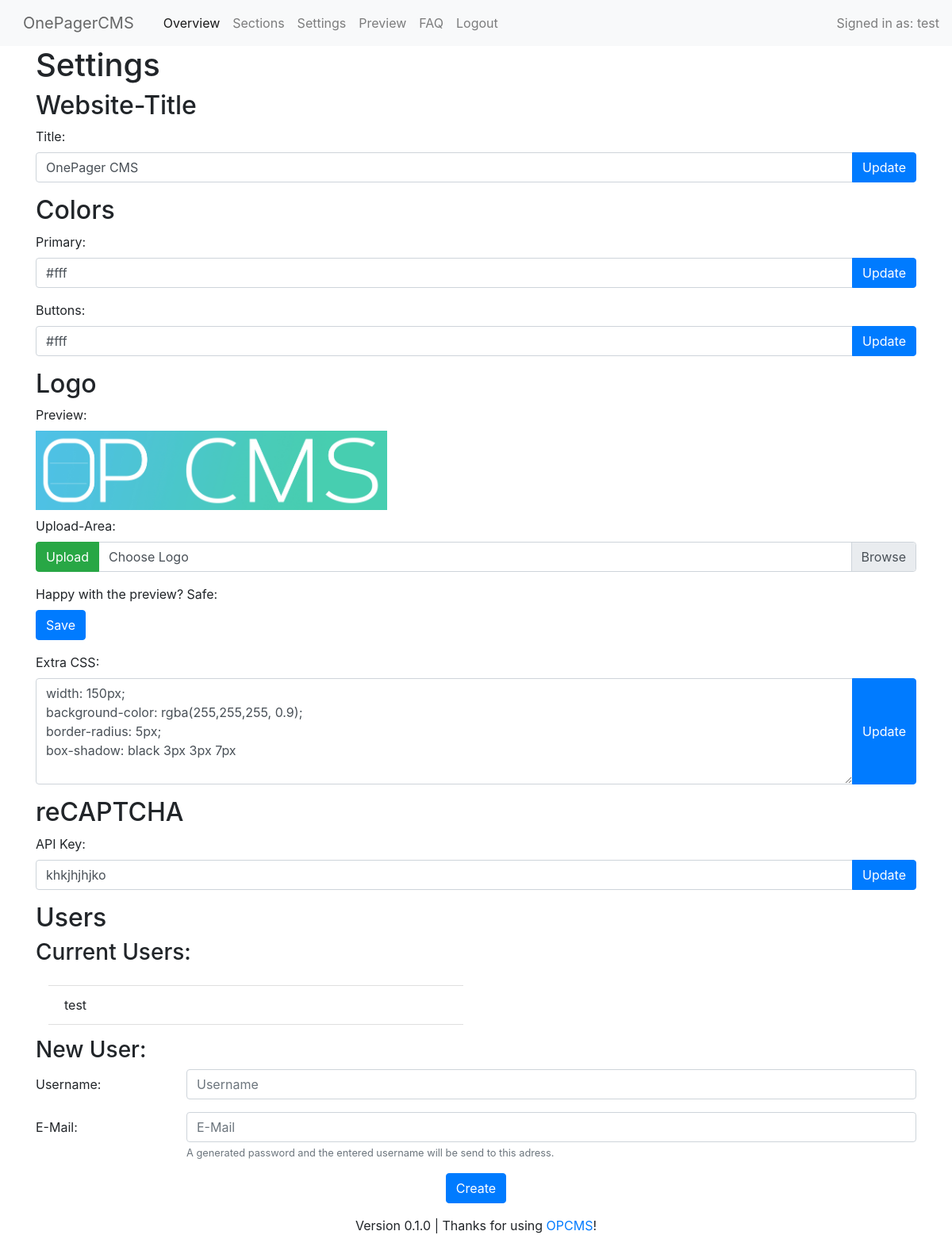
Page /core/settings.php (signed in) on the earlier database version.
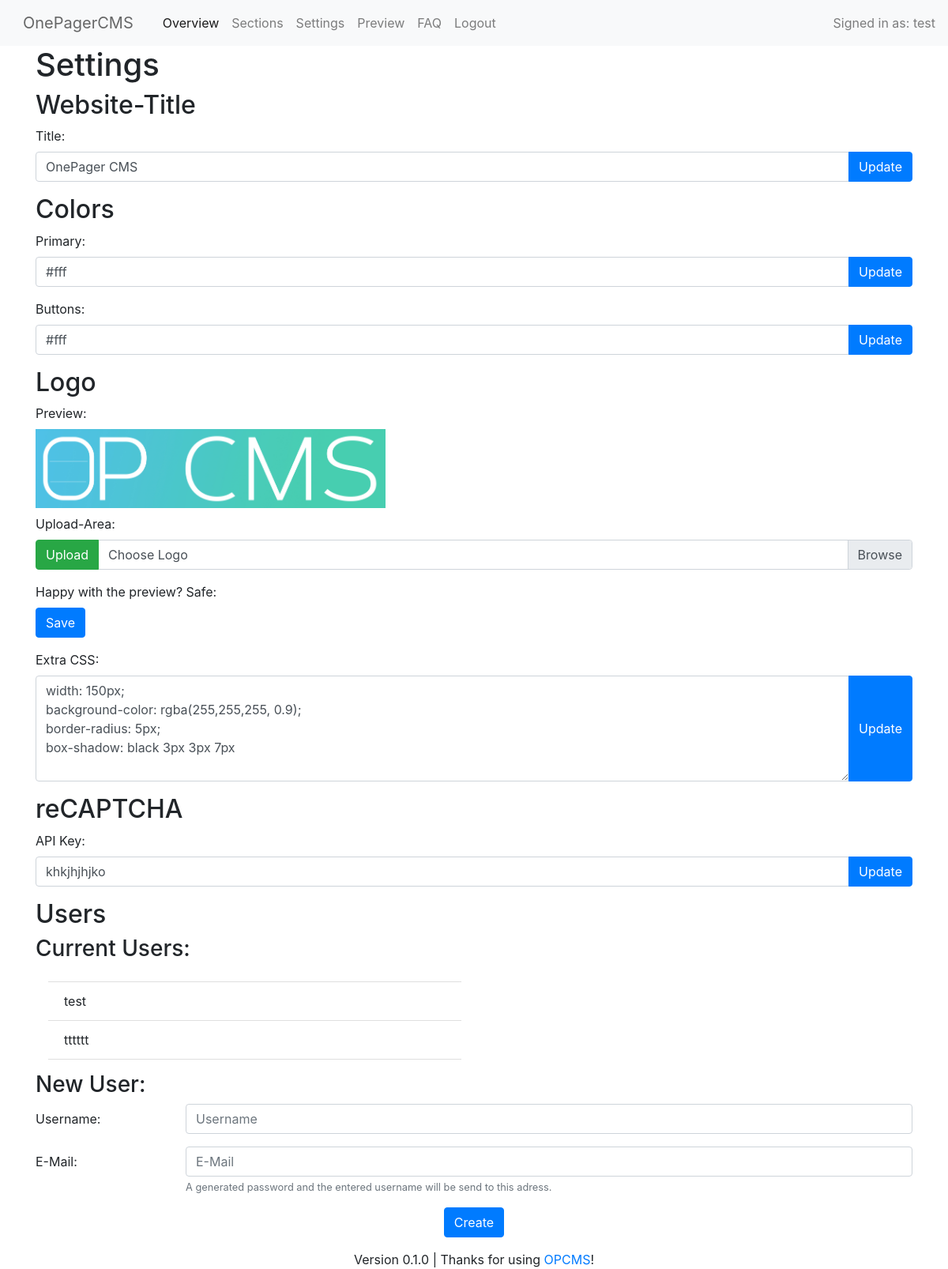
Same page on the later database version.
### tables this page shows
CREATE TABLE settings
(
    id int PRIMARY KEY,
    setting VARCHAR(255),
    value TEXT
);

CREATE TABLE users
(
    uid int PRIMARY KEY,
    username varchar(255),
    password varchar(255)
, email VARCHAR(50) NULL);

### database/connect.php (called while the page is built, shortened)
<?php
$datenbank = "../database/SQLiteDatabase.db";
?>

### database/SQLSettingActions.php (called while the page is built, shortened)
<?php
class SQLSettingActions
{
    public function getSettingValue($setting)
    {
        include '../database/connect.php';
        try {
            $select = $db->prepare("SELECT value FROM settings WHERE setting = :setting;");
            $select->bindValue(':setting', $setting);
            $select->execute();
            $value = $select->fetch();
            return $value[0];
        } catch (Exception $exception) {
            echo 'Something went wrong: ' . $exception->getMessage();
        }
    }
}

### database/SQLUserActions.php (called while the page is built, shortened)
<?php
class SQLUserActions
{
    public function getAllUsernames()
    {
        include '../database/connect.php';
        try {
            $selusrn = $db->prepare("SELECT username FROM users;");
            $selusrn->execute();
            $usernames = $selusrn->fetchAll();
            return $usernames;
        } catch (Exception $exception) {
            echo 'Something went wrong: ' . $exception->getMessage();
        }
    }
}

### core/settings.php (the view, shortened to what this page needs)
<?php
include "../database/SQLSettingActions.php";
include "../database/SQLUserActions.php";
$settingActions = new SQLSettingActions();
$userActions = new SQLUserActions();
$captchaKey = ($settingActions->getSettingValue("recaptcha_key") != null && $settingActions->getSettingValue("recaptcha_key") != "") ? $settingActions->getSettingValue("recaptcha_key") : "";
$logocss = ($settingActions->getSettingValue("logo_css") != null && $settingActions->getSettingValue("logo_css") != "") ? $settingActions->getSettingValue("logo_css") : "";
$logo = ($settingActions->getSettingValue("logo") != null && $settingActions->getSettingValue("logo") != "") ? $settingActions->getSettingValue("logo") : "";
$uploadedLogo = (isset($_GET['logo'])) ? $_GET['logo'] : "";
$primaryColor = ($settingActions->getSettingValue('text-primary') != null && $settingActions->getSettingValue('text-primary') != "") ? $settingActions->getSettingValue('text-primary') : "";
$buttonColor = ($settingActions->getSettingValue('button-color') != null && $settingActions->getSettingValue('button-color') != "") ? $settingActions->getSettingValue('button-color') : "";
$websiteTitle = ($settingActions->getSettingValue('website-title') != null && $settingActions->getSettingValue('website-title') != "") ? $settingActions->getSettingValue('website-title') : "";
?>
<!DOCTYPE html>
<html>
<?php require_once "inc/head.php" ?>
<body>
<?php include_once "inc/header.php" ?>
<div class="container">
    <h1>Settings</h1>
    <h2>Website-Title</h2>
    <form method="post" action="../misc/changewebsitetitle.php">
        <div class="form-group">
            <label for="title">Title:</label>
            <div class="input-group">
                <input type="text" name="title" class="form-control" id="title"
                       value="<?php echo $websiteTitle ?>">
                <div class="input-group-append">
                    <input type='submit' class="btn btn-primary" name='titleform'
                           id='change' value='Update'>
                </div>
            </div>
        </div>
    </form>
    <h2>Colors</h2>
    <form method="post" action="../misc/changeprimarycolor.php">
        <div class="form-group">
            <label for="primaryColor">Primary:</label>
            <div class="input-group">
                <input type="text" name="primaryColor" id="primaryColor" class="form-control"
                       value="<?php echo $primaryColor ?>">
                <div class="input-group-append">
                    <input type='submit' class="btn btn-primary" name='action'
                           id='change' value='Update'>
                </div>
            </div>
        </div>
    </form>
    <form method="post" action="../misc/changebuttoncolor.php">
        <div class="form-group">
            <label for="buttonColor">Buttons:</label>
            <div class="input-group">
                <input type="text" name="buttonColor" id="buttonColor" class="form-control"
                       value="<?php echo $buttonColor ?>">
                <div class="input-group-append">
                    <input type='submit' class="btn btn-primary" name='action'
                           id='change' value='Update'>
                </div>
            </div>
        </div>
    </form>
    <h2>Logo</h2>
    <form enctype="multipart/form-data" action="../misc/logoupload.php" method="post" id="uploadform">
        <div class="form-group">
            <label>Preview:</label><br>
            <img class="img-fluid mb-2 text-right" style="height: 100px; max-width: 500px;"
                 src="<?php echo ($uploadedLogo != "") ? $uploadedLogo : $logo ?>"><br>
            <label>Upload-Area:</label>
            <div class="input-group">
                <div class="input-group-prepend">
                    <input type='submit' class="btn btn-success" id='image-upload' value='Upload'>
                </div>
                <div class="custom-file">
                    <label class="custom-file-label" for="inputGroupFile01">Choose Logo</label>
                </div>
            </div>
        </div>
    </form>
    <form method="post" action="../misc/changelogo.php">
        <label>Happy with the preview? Safe:</label>
        <div class="form-group">
            <input type='submit' class="btn btn-primary" name='save'
                   id='save' value='Save'>
        </div>
    </form>
    <form method="post" action="../misc/changelogocss.php">
        <div class="form-group">
            <label for="logocss">Extra CSS:</label>
            <div class="input-group">
                <textarea id="logocss" name="logocss" class="form-control" rows="5"
                ><?php echo $logocss ?></textarea>
                <div class="input-group-append">
                    <input type='submit' class="btn btn-primary" name='captchaKey'
                           id='change' value='Update'>
                </div>
            </div>
        </div>
    </form>
    <h2>reCAPTCHA</h2>
    <form method="post" action="../misc/changecaptcha.php">
        <div class="form-group">
            <label for="recaptcha_key">API Key:</label>
            <div class="input-group">
                <input type="text" id="recaptcha_key" name="recaptcha_key" class="form-control"
                       value="<?php echo $captchaKey ?>">
                <div class="input-group-append">
                    <input type='submit' class="btn btn-primary" name='captchaKey'
                           id='change' value='Update'>
                </div>
            </div>
        </div>
    </form>
    <h2>Users</h2>
    <h3>Current Users:</h3>
    <ul class="list-group list-group-flush w-50 p-3">
        <?php
        $array = $userActions->getAllUsernames();
        for ($i = 0; $i < sizeof($array); $i++) {
            echo "<li class=\"list-group-item\">" . $array[$i]['username'] . "</li>";
        }
        ?>
    </ul>
    <h3>New User:</h3>
    <form method="post" action="../misc/adduser.php">
        <div class="form-group row">
            <label for="username" class="col-sm-2 col-form-label">Username:</label>
            <div class="col-sm-10">
                <input type="text" class="form-control" id="username" placeholder="Username" name="username">
            </div>
        </div>
        <div class="form-group row">
            <label for="email" class="col-sm-2 col-form-label">E-Mail:</label>
            <div class="col-sm-10">
                <input type="email" class="form-control" id="email" placeholder="E-Mail" name="email">
                <small id="emailHelp" class="form-text text-muted">A generated password and the entered username will be
                    send to this adress.
                </small>
            </div>
        </div>
        <div class="form-group text-center">
            <input type='submit' class="btn btn-primary" name='createUser'
                   id='change' value='Create'>
        </div>
    </form>
</div>
<?php include_once "inc/footer.php" ?>
</body>
</html>

### core/inc/head.php (shortened to what this page needs)
<?php
echo '
<head>
    <title>OP-CMS</title>
    <meta name="viewport" content="width=device-width, initial-scale=1.0">
    <meta charset="utf-8">
    <link rel="stylesheet" href="https://stackpath.bootstrapcdn.com/bootstrap/4.3.1/css/bootstrap.min.css">
    <link rel="stylesheet" href="https://use.fontawesome.com/releases/v5.8.2/css/all.css">
</head>
    <script src="https://code.jquery.com/jquery-3.3.1.slim.min.js"></script>
    <script src="https://cdnjs.cloudflare.com/ajax/libs/popper.js/1.14.7/umd/popper.min.js"></script>
    <script src="https://stackpath.bootstrapcdn.com/bootstrap/4.3.1/js/bootstrap.min.js"></script>
<script>$(function () {
  $(\'[data-toggle="tooltip"]\').tooltip()
})</script>
';
?>

### core/inc/header.php (shortened to what this page needs)
<?php
if (!isset($_SESSION['profile'])) {
    die('Please <a href="../pages/opcms-login.php">sign in</a> first.');
} else {
    $userid = $_SESSION["profile"];
}
echo '
<nav class="navbar navbar-expand-lg navbar-light bg-light">
    <a class="navbar-brand btn disabled" href="#">OnePagerCMS</a>
    <button class="navbar-toggler" type="button" data-toggle="collapse" data-target="#navbarNav"
            aria-controls="navbarNav" aria-expanded="false" aria-label="Toggle navigation">
        <span class="navbar-toggler-icon"></span>
    </button>
    <div class="collapse navbar-collapse" id="navbarNav">
        <ul class="navbar-nav mr-auto">
            <li class="nav-item active">
                <a class="nav-link" href="../core/home.php">Overview<span class="sr-only">(current)</span></a>
            </li>
            <li class="nav-item">
                <a class="nav-link" href="../core/sections.php">Sections</a>
            </li>
            <li class="nav-item">
                <a class="nav-link" href="../core/settings.php">Settings</a>
            </li>
            <li class="nav-item">
                <a class="nav-link" href="../core/preview.php">Preview</a>
            </li>
            <li class="nav-item">
                <a class="nav-link" href="../core/faq.php">FAQ</a>
            </li>
            <li class="nav-item">
                <a class="nav-link" href="../misc/logout.php">Logout</a>
            </li>
        </ul>
            <span class="navbar-text">
        Signed in as: ' . $userid . '
    </span>
    </div>
</nav>
';
?>

### core/inc/footer.php
<?php
echo '
<footer style="text-align:center;">
Version 0.1.0 | Thanks for using <a href="http://www.lubomedia.de">OPCMS</a>!
</div>
</footer>';

Differences in the rows shown:
added users: username "tttttt"
